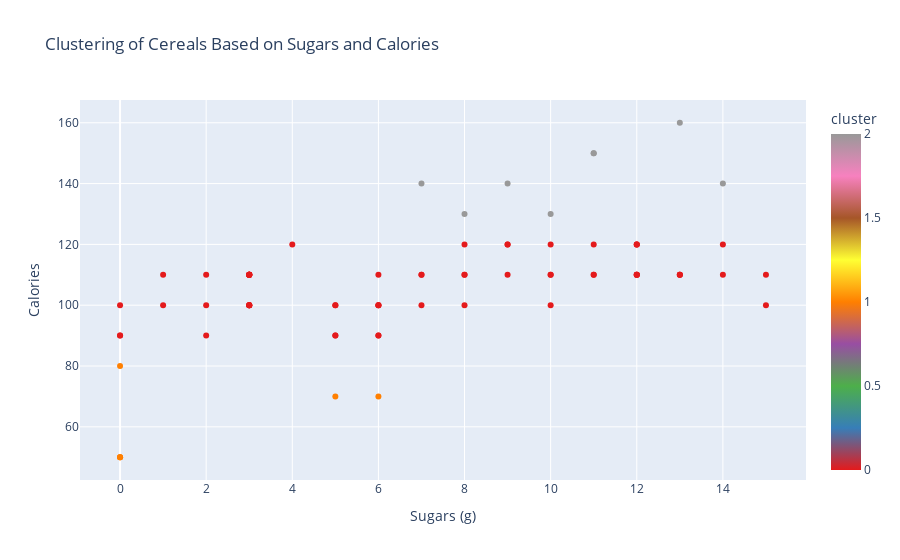

Notebook cell for this chart:
### Code cell
import os
from sklearn.cluster import KMeans

# Select relevant features for clustering
features = cereals_df[['calories', 'sugars', 'fiber']]

# Apply KMeans clustering
kmeans = KMeans(n_clusters=3, random_state=0)
cereals_df['cluster'] = kmeans.fit_predict(features)

# Create an interactive scatter plot using Plotly
fig = px.scatter(cereals_df, 
                 x='sugars', 
                 y='calories', 
                 color='cluster', 
                 title='Clustering of Cereals Based on Sugars and Calories',
                 labels={'sugars': 'Sugars (g)', 'calories': 'Calories'},
                 hover_name='name',  # Assuming there's a 'name' column for cereal names
                 color_continuous_scale=px.colors.qualitative.Set1)

# Update layout
fig.update_layout(
    xaxis_title='Sugars (g)',
    yaxis_title='Calories',
)

# Show the figure
fig.show()

### Figure 1 — Plotly figure (JSON) as saved in the notebook; plotly's stock layout.template omitted (floating-point values rounded to 4 significant figures)
{"data": [{"hovertemplate": "<b>%{hovertext}</b><br><br>Sugars (g)=%{x}<br>Calories=%{y}<br>cluster=%{marker.color}<extra></extra>", "hovertext": ["100% Bran", "100% Natural Bran", "All-Bran", "All-Bran with Extra Fiber", "Almond Delight", "Apple Cinnamon Cheerios", "Apple Jacks", "Basic 4", "Bran Chex", "Bran Flakes", "Cap'n'Crunch", "Cheerios", "Cinnamon Toast Crunch", "Clusters", "Cocoa Puffs", "Corn Chex", "Corn Flakes", "Corn Pops", "Count Chocula", "Cracklin' Oat Bran", "Cream of Wheat (Quick)", "Crispix", "Crispy Wheat & Raisins", "Double Chex", "Froot Loops", "Frosted Flakes", "Frosted Mini-Wheats", "Fruit & Fibre Dates; Walnuts; and Oats", "Fruitful Bran", "Fruity Pebbles", "Golden Crisp", "Golden Grahams", "Grape Nuts Flakes", "Grape-Nuts", "Great Grains Pecan", "Honey Graham Ohs", "Honey Nut Cheerios", "Honey-comb", "Just Right Crunchy  Nuggets", "Just Right Fruit & Nut", "Kix", "Life", "Lucky Charms", "Maypo", "Muesli Raisins; Dates; & Almonds", "Muesli Raisins; Peaches; & Pecans", "Mueslix Crispy Blend", "Multi-Grain Cheerios", "Nut&Honey Crunch", "Nutri-Grain Almond-Raisin", "Nutri-grain Wheat", "Oatmeal Raisin Crisp", "Post Nat. Raisin Bran", "Product 19", "Puffed Rice", "Puffed Wheat", "Quaker Oat Squares", "Quaker Oatmeal", "Raisin Bran", "Raisin Nut Bran", "Raisin Squares", "Rice Chex", "Rice Krispies", "Shredded Wheat", "Shredded Wheat 'n'Bran", "Shredded Wheat spoon size", "Smacks", "Special K", "Strawberry Fruit Wheats", "Total Corn Flakes", "Total Raisin Bran", "Total Whole Grain", "Triples", "Trix", "Wheat Chex", "Wheaties", "Wheaties Honey Gold"], "legendgroup": "", "marker": {"color": [1, 0, 1, 1, 0, 0, 0, 2, 0, 0, 0, 0, 0, 0, 0, 0, 0, 0, 0, 0, 0, 0, 0, 0, 0, 0, 0, 0, 0, 0, 0, 0, 0, 0, 0, 0, 0, 0, 0, 2, 0, 0, 0, 0, 2, 2, 2, 0, 0, 2, 0, 2, 0, 0, 1, 1, 0, 0, 0, 0, 0, 0, 0, 1, 0, 0, 0, 0, 0, 0, 2, 0, 0, 0, 0, 0, 0], "coloraxis": "coloraxis", "symbol": "circle"}, "mode": "markers", "name": "", "orientation": "v", "showlegend": false, "type": "scatter", "x": [6, 8, 5, 0, 8, 10, 14, 8, 6, 5, 12, 1, 9, 7, 13, 3, 2, 12, 13, 7, 0, 3, 10, 5, 13, 11, 7, 10, 12, 12, 15, 9, 5, 3, 4, 11, 10, 11, 6, 9, 3, 6, 12, 3, 11, 11, 13, 6, 9, 7, 2, 10, 14, 3, 0, 0, 6, 1, 12, 8, 6, 2, 3, 0, 0, 0, 15, 3, 5, 3, 14, 3, 3, 12, 3, 3, 8], "xaxis": "x", "y": [70, 120, 70, 50, 110, 110, 110, 130, 90, 90, 120, 110, 120, 110, 110, 110, 100, 110, 110, 110, 100, 110, 100, 100, 110, 110, 100, 120, 120, 110, 100, 110, 100, 110, 120, 120, 110, 110, 110, 140, 110, 100, 110, 100, 150, 150, 160, 100, 120, 140, 90, 130, 120, 100, 50, 50, 100, 100, 120, 100, 90, 110, 110, 80, 90, 90, 110, 110, 90, 110, 140, 100, 110, 110, 100, 100, 110], "yaxis": "y"}], "layout": {"autosize": true, "coloraxis": {"colorbar": {"title": {"text": "cluster"}}, "colorscale": [[0, "rgb(228,26,28)"], [0.125, "rgb(55,126,184)"], [0.25, "rgb(77,175,74)"], [0.375, "rgb(152,78,163)"], [0.5, "rgb(255,127,0)"], [0.625, "rgb(255,255,51)"], [0.75, "rgb(166,86,40)"], [0.875, "rgb(247,129,191)"], [1, "rgb(153,153,153)"]]}, "legend": {"tracegroupgap": 0}, "title": {"text": "Clustering of Cereals Based on Sugars and Calories"}, "xaxis": {"anchor": "y", "autorange": true, "domain": [0, 1], "range": [-0.9093, 15.91], "title": {"text": "Sugars (g)"}, "type": "linear"}, "yaxis": {"anchor": "x", "autorange": true, "domain": [0, 1], "range": [40.92, 169.1], "title": {"text": "Calories"}, "type": "linear"}}}
